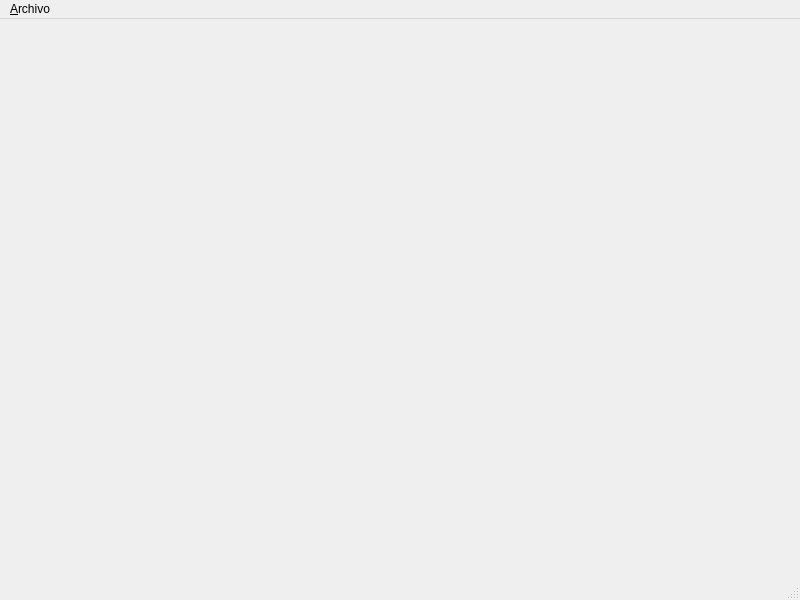
<?xml version="1.0" encoding="UTF-8"?>
<ui version="4.0">
 <class>App</class>
 <widget class="QMainWindow" name="App">
  <property name="geometry">
   <rect>
    <x>0</x>
    <y>0</y>
    <width>800</width>
    <height>600</height>
   </rect>
  </property>
  <property name="windowTitle">
   <string>MainWindow</string>
  </property>
  <widget class="QWidget" name="centralwidget"/>
  <widget class="QMenuBar" name="menubar">
   <property name="geometry">
    <rect>
     <x>0</x>
     <y>0</y>
     <width>800</width>
     <height>29</height>
    </rect>
   </property>
   <widget class="QMenu" name="menuFile">
    <property name="title">
     <string>&amp;Archivo</string>
    </property>
    <addaction name="actionExit"/>
   </widget>
   <addaction name="menuFile"/>
  </widget>
  <widget class="QStatusBar" name="statusbar"/>
  <action name="actionExit">
   <property name="text">
    <string>Salir</string>
   </property>
  </action>
 </widget>
 <resources/>
 <connections/>
</ui>
